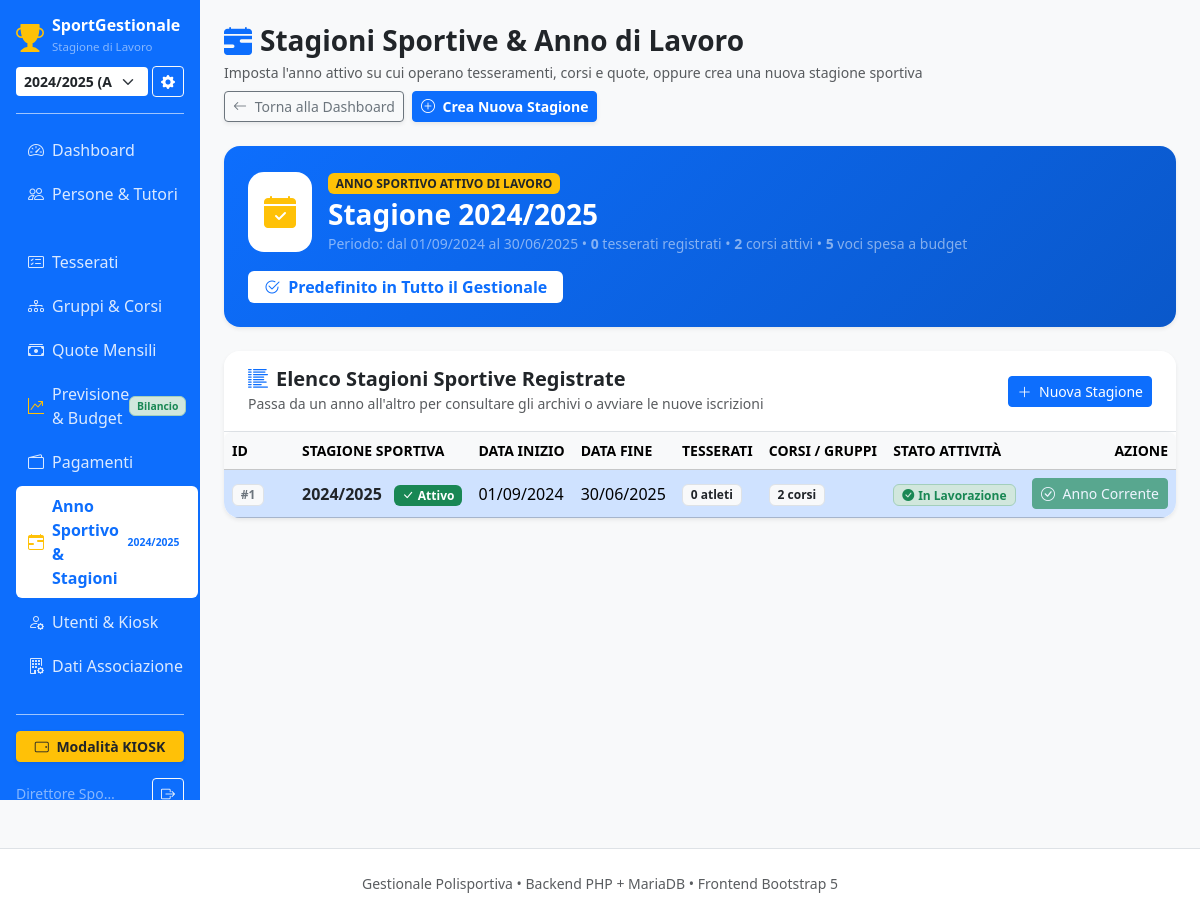
Screenshot of /index.php?page=anni (signed in) with the database file from the repository.
### tables this page shows
CREATE TABLE IF NOT EXISTS `anno` (
  `id` INT AUTO_INCREMENT PRIMARY KEY,
  `anno` VARCHAR(20) NOT NULL COMMENT 'es. 2024/2025',
  `data_inizio` DATE NOT NULL,
  `data_fine` DATE NOT NULL,
  `attivo` TINYINT(1) NOT NULL DEFAULT 0 COMMENT '1 se anno corrente',
  `created_at` TIMESTAMP DEFAULT CURRENT_TIMESTAMP
);

### private/pages/anni.php (the view, shortened to what the rows shown need)
<?php
require_once (defined('PATH_INCLUDES') ? PATH_INCLUDES : __DIR__ . '/../includes') . '/header.php';
$db = getDbConnection();
try {
    $db->exec("
        CREATE TABLE IF NOT EXISTS `spese_previsionali` (
            `id` INT AUTO_INCREMENT PRIMARY KEY,
            `anno_id` INT NOT NULL,
            `titolo` VARCHAR(150) NOT NULL,
            `categoria` VARCHAR(80) NOT NULL DEFAULT 'Altro',
            `importo_mensile` DECIMAL(10,2) NOT NULL DEFAULT 0.00,
            `ricorrente` TINYINT(1) NOT NULL DEFAULT 1,
            `mesi_json` TEXT NULL,
            `note` TEXT NULL,
            `created_at` TIMESTAMP DEFAULT CURRENT_TIMESTAMP
        ) ENGINE=InnoDB DEFAULT CHARSET=utf8mb4 COLLATE=utf8mb4_unicode_ci;
    ");
} catch (Exception $e) {}
$anni = [];
try {
    $anni = $db->query("
        SELECT a.*,
            (SELECT COUNT(*) FROM tesserati t WHERE t.anno_id = a.id) as tot_tesserati,
            (SELECT COUNT(*) FROM gruppi g WHERE g.anno_id = a.id) as tot_gruppi,
            (SELECT COUNT(*) FROM spese_previsionali s WHERE s.anno_id = a.id) as tot_spese
        FROM anno a
        ORDER BY a.data_inizio DESC
    ")->fetchAll() ?: [];
} catch (Exception $e) {}
$annoCorrente = null;
foreach ($anni as $a) {
    if (!empty($a['attivo'])) {
        $annoCorrente = $a;
        break;
    }
}
?>
<div class="d-flex justify-content-between align-items-center mb-4 flex-wrap gap-2">
    <div>
        <h2 class="h3 fw-bold mb-1 d-flex align-items-center">
            <i class="bi bi-calendar-range-fill text-primary me-2"></i> Stagioni Sportive & Anno di Lavoro
        </h2>
    </div>
</div>
<?php if ($annoCorrente): ?>
    <div class="card border-0 shadow-sm rounded-4 mb-4 text-white" style="background: linear-gradient(135deg, #0d6efd 0%, #0a58ca 100%);">
        <div class="card-body p-4 d-flex justify-content-between align-items-center flex-wrap gap-3">
            <div class="d-flex align-items-center gap-3">
                <div class="p-3 bg-white bg-opacity-20 rounded-4">
                    <i class="bi bi-calendar-check-fill fs-2 text-warning"></i>
                </div>
                <div>
                    <span class="badge bg-warning text-dark fw-bold mb-1 text-uppercase">Anno Sportivo Attivo di Lavoro</span>
                    <h3 class="fw-bold mb-0">Stagione <?= htmlspecialchars($annoCorrente['anno']) ?></h3>
                    <small class="text-white-50">
                        Periodo: dal <?= date('d/m/Y', strtotime($annoCorrente['data_inizio'])) ?> al <?= date('d/m/Y', strtotime($annoCorrente['data_fine'])) ?> •
                        <strong><?= $annoCorrente['tot_tesserati'] ?></strong> tesserati registrati •
                        <strong><?= $annoCorrente['tot_gruppi'] ?></strong> corsi attivi •
                        <strong><?= $annoCorrente['tot_spese'] ?></strong> voci spesa a budget
                    </small>
                </div>
            </div>
            <div>
                <span class="badge bg-white text-primary fs-6 px-3 py-2 fw-bold shadow-xs">
                    <i class="bi bi-check2-circle me-1"></i> Predefinito in Tutto il Gestionale
                </span>
            </div>
        </div>
    </div>
<?php endif; ?>
<div class="card border-0 shadow-sm rounded-4 bg-white overflow-hidden mb-4">
    <div class="table-responsive">
        <table class="table table-hover align-middle mb-0">
            <thead class="table-light small text-uppercase">
                <tr>
                    <th style="width: 70px;">ID</th>
                    <th>Stagione Sportiva</th>
                    <th>Data Inizio</th>
                    <th>Data Fine</th>
                    <th>Tesserati</th>
                    <th>Corsi / Gruppi</th>
                    <th>Stato Attività</th>
                    <th class="text-end">Azione</th>
                </tr>
            </thead>
            <tbody>
                <?php if (empty($anni)): ?>
                    <tr><td colspan="8" class="text-center py-4 text-muted">Nessun anno sportivo registrato.</td></tr>
                <?php else: foreach ($anni as $a):
                    $isAttivo = !empty($a['attivo']);
                ?>
                    <tr class="<?= $isAttivo ? 'table-primary bg-opacity-10' : '' ?>">
                        <td><span class="badge bg-light text-secondary border">#<?= $a['id'] ?></span></td>
                        <td>
                            <strong class="fs-6 text-dark"><?= htmlspecialchars($a['anno']) ?></strong>
                            <?php if ($isAttivo): ?>
                                <span class="badge bg-success ms-2"><i class="bi bi-check-lg me-1"></i>Attivo</span>
                            <?php endif; ?>
                        </td>
                        <td><?= date('d/m/Y', strtotime($a['data_inizio'])) ?></td>
                        <td><?= date('d/m/Y', strtotime($a['data_fine'])) ?></td>
                        <td>
                            <span class="badge bg-light text-dark border"><?= $a['tot_tesserati'] ?> atleti</span>
                        </td>
                        <td>
                            <span class="badge bg-light text-dark border"><?= $a['tot_gruppi'] ?> corsi</span>
                        </td>
                        <td>
                            <?php if ($isAttivo): ?>
                                <span class="badge bg-success-subtle text-success border border-success-subtle px-2 py-1">
                                    <i class="bi bi-check-circle-fill me-1"></i>In Lavorazione
                                </span>
                            <?php else: ?>
                                <span class="badge bg-secondary-subtle text-secondary px-2 py-1">Archiviato</span>
                            <?php endif; ?>
                        </td>
                        <td class="text-end text-nowrap">
                            <?php if (!$isAttivo): ?>
                                <a href="index.php?action=salva_anno&switch_anno_id=<?= $a['id'] ?>&return_page=anni" class="btn btn-sm btn-outline-primary fw-semibold" title="Imposta come anno di lavoro predefinito">
                                    <i class="bi bi-arrow-repeat me-1"></i> Rendi Attivo
                                </a>
                            <?php else: ?>
                                <button class="btn btn-sm btn-success" disabled>
                                    <i class="bi bi-check-circle me-1"></i> Anno Corrente
                                </button>
                            <?php endif; ?>
                        </td>
                    </tr>
                <?php endforeach; endif; ?>
            </tbody>
        </table>
    </div>
</div>
<?php require_once (defined('PATH_INCLUDES') ? PATH_INCLUDES : __DIR__ . '/../includes') . '/footer.php'; ?>

### private/includes/header.php (shortened to what the rows shown need)
<?php
$headerDb = function_exists('getDbConnection') ? getDbConnection() : null;
$annoAttivo = null;
if ($headerDb) {
    try {
        $annoAttivo = $headerDb->query("SELECT * FROM anno WHERE attivo = 1 LIMIT 1")->fetch();
    } catch (Exception $e) {}
}
?>
<!DOCTYPE html>
<html lang="it">
<head>
    <link href="assets/css/bootstrap.min.css" rel="stylesheet">
    <link rel="stylesheet" href="assets/css/bootstrap-icons.min.css">
</head>
<body>
<div class="container-fluid">
    <div class="row">
        <nav class="col-md-3 col-lg-2 d-none d-md-flex flex-column sidebar p-3 sticky-top" style="height: 100vh; overflow-y: auto;">
            <ul class="nav flex-column mb-auto">
                <li class="nav-item">
                    <a class="nav-link <?= ($page==='anni'?'active':'') ?>" href="index.php?page=anni">
                        <i class="bi bi-calendar-range me-2 text-warning"></i> Anno Sportivo & Stagioni
                        <span class="badge bg-white text-primary ms-auto" style="font-size: 0.65rem;"><?= htmlspecialchars($annoAttivo['anno']) ?></span>
                    </a>
                </li>
            </ul>
        </nav>
        <main class="col-md-9 col-lg-10 ms-sm-auto px-md-4 py-4">

### rows the page displays
anno: anno "2024/2025", data_inizio "01/09/2024", data_fine "30/06/2025", id "1", attivo 1 (drawn), tot_tesserati "0", tot_gruppi "2"

### other values shown
$user['nome'] "Direttore Spo…"
$annoCorrente['tot_tesserati'] "0"
$annoCorrente['tot_gruppi'] "2"
$annoCorrente['tot_spese'] "5"
form field value "2024/2025 (Attivo)"
